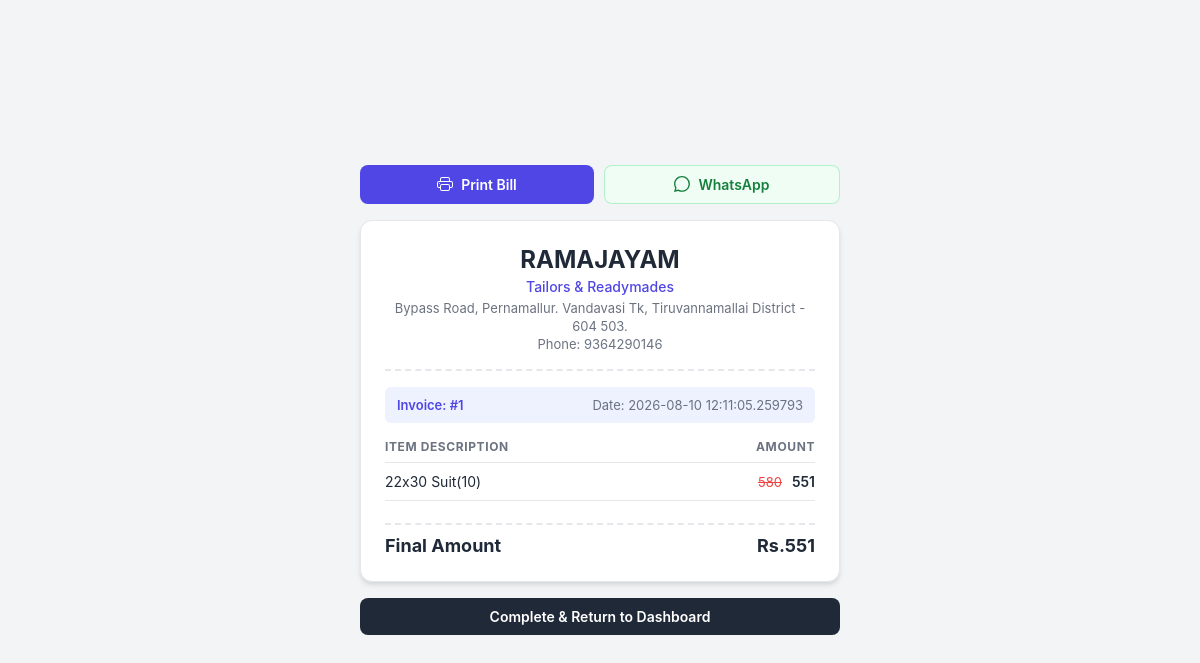
The page /bill_show_page/1 on the database its author committed.
### app.py (models this page shows, shortened)
class ShopDealer(UserMixin,db.Model) :
    id = db.Column(db.Integer, primary_key=True)
    shop_username = db.Column(db.String(150), unique=True, nullable=False)
    password = db.Column(db.String(150), nullable=False)
    shop_name = db.Column(db.String(150),nullable=False)
    shop_title = db.Column(db.String(150),nullable=False)
    shop_location = db.Column(db.String(150),nullable=False)
    shop_phone_number = db.Column(db.String(10),nullable=False)
    shop_gst_number = db.Column(db.String(15),default=None)

class Billing(db.Model) :
    id = db.Column(db.Integer,primary_key=True)
    customer_no = db.Column(db.String(10))
    customer_name = db.Column(db.String(100))
    customer_address = db.Column(db.String(100), nullable=True)
    billing_amount = db.Column(db.Integer)
    applies_discount = db.Column(db.Integer, default=0)  # New field to indicate if a discount was applied
    applies_discount_amount = db.Column(db.Integer, default=0)
    total_quantity = db.Column(db.Integer)
    billing_date = db.Column(db.DateTime, default=datetime.utcnow)
    billing_products = db.relationship('SelledProduct', backref='billing', lazy=True)

class Product(db.Model) :
    id = db.Column(db.Integer,primary_key=True)
    billing_id = db.Column(db.Integer, db.ForeignKey('billing.id'), nullable=True,default=0)
    product_name = db.Column(db.String(100))
    product_id = db.Column(db.String(100))
    product_selling_amount = db.Column(db.Integer)
    product_raw_amount = db.Column(db.Integer)
    backup_product_selling_amount = db.Column(db.Integer, default=None)  # New field to store the original selling amount for discount restoration
    backup_product_raw_amount = db.Column(db.Integer, default=None)  # New field to store the original raw amount for discount restoration
    discount = db.Column(db.Integer)
    product_location = db.Column(db.String(100))
    product_entry_date = db.Column(db.String(100))
    product_exit_date = db.Column(db.DateTime, default=None)
    customer_phone_number = db.Column(db.String(10), db.ForeignKey('customer.customer_phone_number'), default=None)
    status = db.Column(db.String(20), default='active')  # active, sold, expired, etc.

### app.py (the view)
@app.route('/bill_show_page/<int:billing_id>')
def bill_show_page(billing_id):
    billing = Billing.query.get_or_404(billing_id)
    selled = SelledProduct.query.filter_by(billing_id=billing_id)
    shop = ShopDealer.query.all()
    products = Product.query.filter_by(billing_id=billing_id)
    return render_template('bill_show_page.html', billing=billing,selled=selled,shop=shop,products=products)

### templates/bill_show_page.html (shortened to what this page needs)
<!DOCTYPE html>
<html lang="en">
<head>
</head>
<body>
    <div class="container">
        <div class="action-panel">
            <button class="btn print-btn" onclick="window.print()">
                Print Bill
            </button>
            <a href="/whatsapp_bill/{{ billing.id }}" class="btn whatsapp-btn">
                WhatsApp
            </a>
        </div>
        <div class="receipt-card">
            <header class="shop-header">
                {% for s in shop %}
                <h1 class="shop-name">{{ s.shop_name }}</h1>
                <p class="shop-title">{{ s.shop_title }}</p>
                <p class="shop-details">{{ s.shop_location }}</p>
                <p class="shop-details">Phone: {{ s.shop_phone_number }}</p>
                {% endfor %}
            </header>
            <div class="invoice-meta">
                <div class="meta-group">
                    <span class="invoice-id">Invoice: #{{ billing.id }}</span>
                </div>
                <div class="meta-group text-right">
                    <span>Date: {{ billing.billing_date }}</span>
                </div>
            </div>
            <table class="items-table">
                <thead>
                    <tr>
                        <th>Item Description</th>
                        <th class="text-right">Amount</th>
                    </tr>
                </thead>
                <tbody>
                    {% for p in products %}
                    <tr>
                        <td>{{ p.product_name }}</td>
                        <td class="text-right">
                            {% if p.backup_product_selling_amount == p.product_selling_amount %}
                                <span class="price-current">{{ p.backup_product_selling_amount }}</span>
                            {% else %}
                                <span class="price-strike">{{ p.backup_product_selling_amount }}</span>
                                <span class="price-current">{{ p.product_selling_amount }}</span>
                            {% endif %}
                        </td>
                    </tr>
                    {% endfor %}
                </tbody>
            </table>
            <div class="summary-section">
                {% if billing.applies_discount_amount > 0 and billing.billing_amount - billing.applies_discount_amount==100 %}
                    <div class="summary-row">
                        <span>Total Bill Amount</span>
                        <span>{{ billing.billing_amount }}</span>
                    </div>
                    <div class="summary-row discount">
                        <span>Discount Applied ({% if billing.applies_discount %}{{ billing.applies_discount }}%{% else %}{{ ((billing.applies_discount_amount / billing.billing_amount) * 100)|round(1) }}%{% endif %})</span>
                        <span>-{{ (billing.billing_amount - billing.applies_discount_amount)|round(1) }} </span>
                    </div>
                    <div class="summary-row total">
                        <span>Final Amount</span>
                        <span>{{ billing.applies_discount_amount }} </span>
                    </div>
                {% else %}
                    <div class="summary-row total">
                        <span>Final Amount</span>
                        <span>Rs.{{ billing.applies_discount_amount }} </span>
                    </div>
                {% endif %}
            </div>
        </div>
        <div class="nav-actions">
            <a href="/shop_dashboard" class="btn complete-btn">Complete & Return to Dashboard</a>
        </div>
    </div>
</body>
</html>

### templates/bill_show_page.html (style rules this page uses)
:root { --primary: #4f46e5; --primary-hover: #4338ca; --primary-light: #eef2ff; --whatsapp: #25d366; --whatsapp-hover: #1da851; --whatsapp-light: #f0fdf4; --text-main: #1f2937; --text-muted: #6b7280; --border: #e5e7eb; --bg-body: #f3f4f6; --bg-card: #ffffff; --strike: #ef4444; --success: #16a34a; }
* { box-sizing: border-box; margin: 0; padding: 0; font-family: -apple-system, BlinkMacSystemFont, "Segoe UI", Roboto, Helvetica, Arial, sans-serif; }
body { background-color: var(--bg-body); color: var(--text-main); display: flex; justify-content: center; align-items: center; min-height: 100vh; padding: 16px; }
.container { width: 100%; max-width: 480px; margin: 0 auto; }
.action-panel { display: flex; gap: 10px; margin-bottom: 16px; }
.btn { display: inline-flex; align-items: center; justify-content: center; gap: 8px; padding: 10px 16px; border-radius: 8px; font-size: 0.875rem; font-weight: 600; text-decoration: none; cursor: pointer; transition: all 0.2s ease; border: none; flex: 1; }
.print-btn { background-color: var(--primary); color: #ffffff; }
.whatsapp-btn { background-color: var(--whatsapp-light); color: #15803d; border: 1px solid rgba(37, 211, 102, 0.3); }
.receipt-card { background: var(--bg-card); padding: 24px; border-radius: 12px; box-shadow: 0 4px 6px -1px rgba(0, 0, 0, 0.1), 0 2px 4px -1px rgba(0, 0, 0, 0.06); border: 1px solid var(--border); }
.shop-header { text-align: center; padding-bottom: 16px; border-bottom: 2px dashed var(--border); margin-bottom: 16px; }
.shop-name { font-size: 1.5rem; font-weight: 700; color: var(--text-main); margin-bottom: 4px; }
.shop-title { font-size: 0.875rem; color: var(--primary); font-weight: 500; margin-bottom: 4px; }
.shop-details { font-size: 0.8125rem; color: var(--text-muted); line-height: 1.4; }
.invoice-meta { display: flex; justify-content: space-between; background-color: var(--primary-light); padding: 10px 12px; border-radius: 6px; margin-bottom: 16px; font-size: 0.8125rem; }
.meta-group { display: flex; flex-direction: column; }
.invoice-id { font-weight: 600; color: var(--primary); }
.meta-group.text-right { text-align: right; color: var(--text-muted); }
.items-table { width: 100%; border-collapse: collapse; margin-bottom: 16px; }
.items-table th { text-align: left; font-size: 0.75rem; text-transform: uppercase; letter-spacing: 0.05em; color: var(--text-muted); padding-bottom: 8px; border-bottom: 1px solid var(--border); }
.items-table th.text-right { text-align: right; }
.items-table td { padding: 10px 0; font-size: 0.875rem; border-bottom: 1px solid var(--border); }
.items-table td.text-right { text-align: right; }
.price-strike { text-decoration: line-through; color: var(--strike); margin-right: 6px; font-size: 0.8125rem; }
.price-current { font-weight: 600; }
.summary-section { display: flex; flex-direction: column; gap: 0px; padding-top: 2px; margin-bottom: 1px; }
.summary-row { display: flex; justify-content: space-between; font-size: 0.875rem; color: var(--text-muted); }
.summary-row.total { font-size: 1.125rem; font-weight: 700; color: var(--text-main); padding-top: 10px; border-top: 2px dashed var(--border); margin-top: 4px; }
.nav-actions { margin-top: 16px; display: flex; gap: 10px; }
.complete-btn { background-color: var(--text-main); color: #ffffff; text-align: center; }

### rows shown on the page
ShopDealer: shop_name "RAMAJAYAM", shop_title "Tailors & Readymades", shop_location "Bypass Road, Pernamallur. Vandavasi Tk, Tiruvannamallai District - 604 503.", shop_phone_number "9364290146"
Billing: id "1", billing_date "2026-08-10 12:11:05.259793", applies_discount_amount "551"
Product: product_name "22x30 Suit(10)", backup_product_selling_amount "580", product_selling_amount "551"
